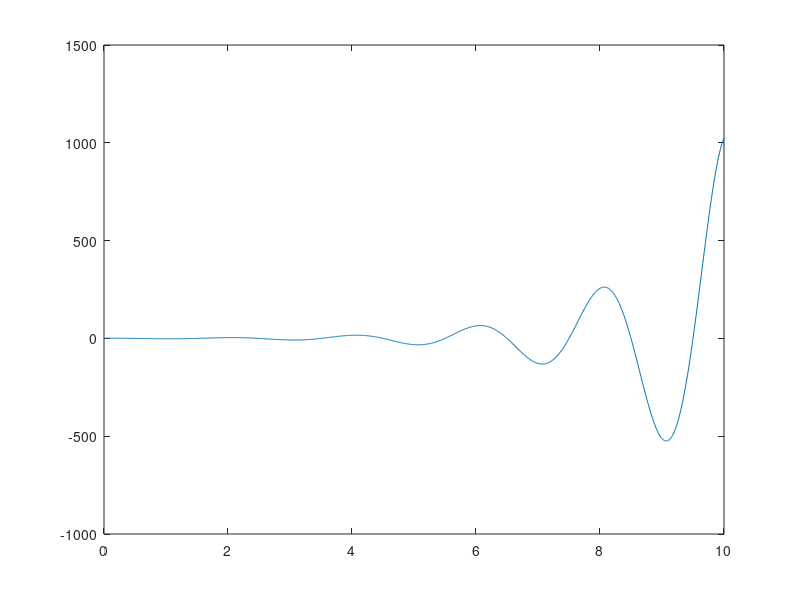
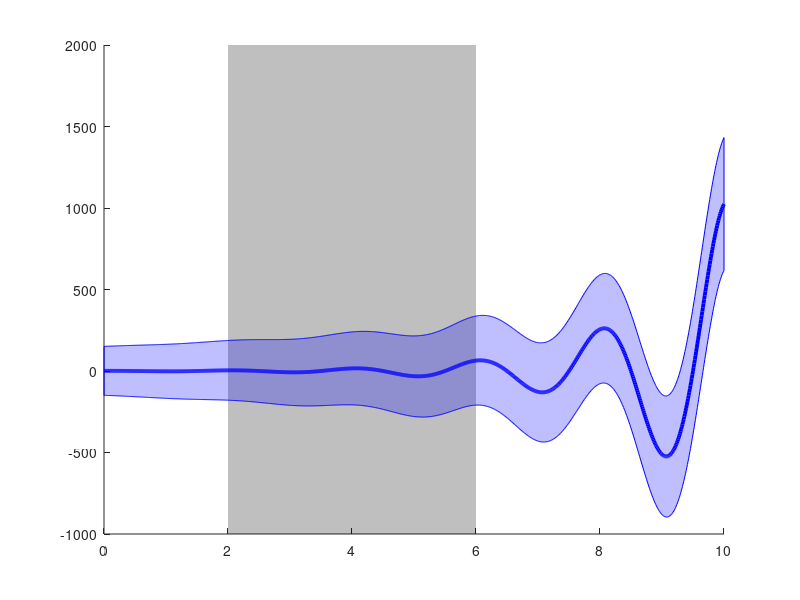

Write the MATLAB code that produced these figures, in order. (Note: this script raises an error after producing the figures.)
%% Lines

x = 0:0.01:10;
y = real((-2).^x);

% %%
stdErr = 100*exp(x./10);

figure;
plot(stdErr)
% %%
lData = plot(x,y); % Plots y versus x

set(gcf, 'Units', 'Inches')
set(gcf, 'Position',[2 2 3 1.5])

% set(lData, 'Color', 'g');       % Changes the color of the line
% set(lData, 'LineStyle', '--');  % Changes the style of the line
% set(lData, 'LineWidth', 2.75);  % Adjusts the line thickness

%% Patches
figure;
stdErr = 75*exp(x./10);

xx = [x, fliplr(x)];    % x-values for each of the y values
yy = [[y + 2*stdErr], fliplr([y - 2*stdErr])]; % y-values must form a polygon


hold on
backData = patch([2, 6, 6, 2], [2000, 2000, -1000, -1000], 1); % Background patch
pData = patch(xx, yy, 1); % Plot patch
lData = plot(x,y);        % Plot line over patch
hold off


% hold on
% pData = patch(xx, yy, 1); % Plot patch
% lData = plot(x,y);        % Plot line over patch
% hold off

set(backData, 'FaceColor', 'k');   % Changes the color of the patch
set(backData, 'EdgeColor', 'none');% Changes the patch edge color
set(backData, 'FaceAlpha', 0.25);  % Changes the patch transparency

set(pData, 'FaceColor', 'b');   % Changes the color of the patch
set(pData, 'EdgeColor', 'b');   % Changes the patch edge color
set(pData, 'FaceAlpha', 0.25);  % Changes the patch transparency

set(lData, 'Color', 'b');       % Changes the color of the line
set(lData, 'LineStyle', '-');   % Changes the style of the line
set(lData, 'LineWidth', 2.75);  % Adjusts the line thickness

set(gcf, 'Units', 'Inches')
set(gcf, 'Position',[2 2 3 1.5])


%% Plot Format

title(sprintf('Electrode: %d', electrodes(k)), 'FontSize', 15)

ylabel('Firing Rate, Hz', 'FontSize', 15)
xlabel('Time, sec', 'FontSize', 15)

set(gcf, 'Units', 'Inches')
set(gcf, 'Position',[2 2 6 3])
% set(gcf, 'PaperUnits', 'FontSize', 'PaperPosition',[2 2 6 3])

aPos = get(gca, 'Position');

xlim([0, 3])
ylim([0, 40])

p1 = get(gca, 'position');
legend({'Hello', 'World'}, 'Location', [0.79, 0.8, 0.125, 0.0625])
legend({'Hello', 'World'}, 'Location', 'NorthEast')
legend boxoff

set(gca, 'yTick', [0, 10, 20, 30, 40])
set(gca, 'yTickLabel', [0, 10, 20, 30, 40])
set(gca, 'xTick', [0, 1, 2, 3])
set(gca, 'xTickLabel', [0, 1, 2, 3])

grid on
set(gca,'XGrid','off','YGrid','on','ZGrid','off')

set(gca,'FontSize',15)

h_xlabel = get(gca,'xLabel');
set(h_xlabel,'FontSize',15);

h_ylabel = get(gca,'yLabel');
set(h_xlabel,'FontSize',15);

% print('-dpng', ['C:\CodeRepo\Lab\PNS\P201301\Figures2\PSTH_V2_', num2str(k), '.png'], '-r100');
% saveas(gcf,['C:\CodeRepo\Lab\PNS\P201301\Figures2\PSTH_V2_', num2str(k), '.png']);




